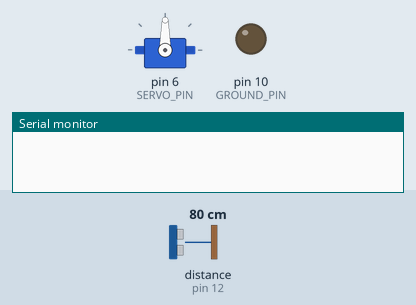
Recording of a sketch running on a simulated Arduino Uno, built with avr-gcc and run on an emulated ATmega328P. On the bench: servo, output pins drawn as LEDs (lit = HIGH), the last lines printed to the serial monitor. The inputs (shaded band) are chosen by the test bench; at power-on: distance to the obstacle (sensor on pin 12) 80 cm. The echo pulse lasts 58.3 µs per cm; pins used as bus, display or sensor lines are not drawn.

Above: at 0.1 s.
At 2.2 s:
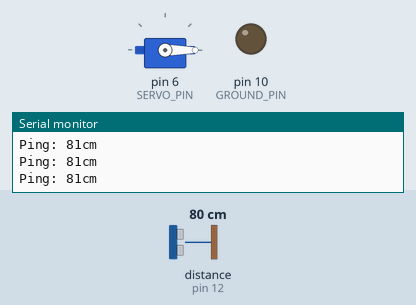
2.3 s: distance to the obstacle (sensor on pin 12) set to 12 cm
5.3 s: distance to the obstacle (sensor on pin 12) set to 9 cm
At 7.6 s:
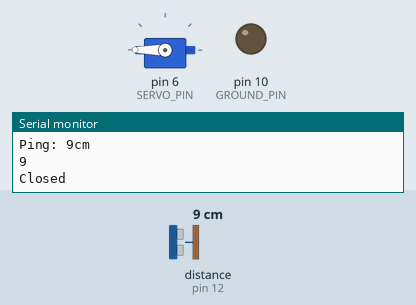
Timing chart, 0 to 14.3 s (numbered marks = the images above; inputs shaded):
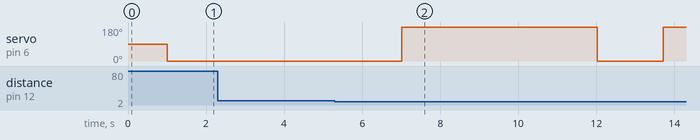

The sketch:

final_Copy_arduino_code__1_.ino
```cpp
// --------------------------------------------------------------------------------------
// APSC101 - 2020WT2
// Code for video Arduino 06  -  Servo + Serial Monitor and External Switch
//
//
// video located at:
//
//https://learning.video.ubc.ca/media/Arduino+06_+Servo%2C+Serial+Monitor+an
// d+External+Switch/0_6ebcb6w1
//
// This program controls a servo motor to go to two different
// positions according to the state of an input switch
// and shows switch & servo status on the screen of an attached
// computer, via the Arduino Serial Monitor.
// --------------------------------------------------------------------------------------
#include <Servo.h>  //include the servo library for this program Servo myservo;

/*

trigger: 11
echo: 12

joystick: 1
servo: 6

VCC: 13
ground: 10

*/

#include <NewPing.h>      // include the NewPing library for this program
#define VCC_PIN 13
#define TRIGGER_PIN 11    // sonar trigger pin will be attached to Arduino pin 12
#define ECHO_PIN 12       // sonar echo pint will be attached to Arduino pin 11
#define GROUND_PIN 10
#define MAX_DISTANCE 200  // fmaximum distance set to 200 cm

#define JOYSTICK_PIN 1
#define SERVO_PIN 6

NewPing sonar(TRIGGER_PIN, ECHO_PIN, MAX_DISTANCE); // initialize NewPing

Servo myservo;  //create servo object to control a servo

#define CLOSED 0
#define OPEN 1

#define CLOSE_DELAY 1000
#define OPEN_DELAY 1000

#define OPEN_POSITION 180
#define CLOSE_POSITION 0

bool claw = 1;

int joystickMax = 0;
int joystickMin = 1023;
int count = 0;
int low = 0;
bool lowB = false;


void setup() {

  Serial. begin(9600);      //set data transmission rate to communicate  with computer
  pinMode(8,INPUT_PULLUP);  //pin 8 forced to HIGH when there is no  external input.   //.      what is this pin used for?
  myservo.attach(SERVO_PIN);        // servo pin
//  myservo.write(60);       //tells servo to go to 60 degree position


  pinMode(ECHO_PIN, INPUT);
  pinMode(TRIGGER_PIN, OUTPUT);
  pinMode(GROUND_PIN, OUTPUT);    // tell pin 10 it is going to be an output
  pinMode(VCC_PIN, OUTPUT);       // tell pin 13 it is going to be an output

  pinMode(JOYSTICK_PIN, INPUT);
  pinMode(A1, INPUT);

  digitalWrite(GROUND_PIN,LOW);   // tell pin 10 to output LOW (OV, or ground)
  digitalWrite(VCC_PIN, HIGH);

  delay(1000);

}
void loop() {


  int DISTANCE_IN_CM = getDistance();
  unsigned long startTime;

  if (DISTANCE_IN_CM <= 10){
    Serial.println(DISTANCE_IN_CM);

    startTime = millis();
     while(millis()-startTime<1700){

    }

    myservo.write(180);
    Serial.println("Closed");

    startTime = millis();
    while(millis()-startTime<5000){

    }

  }

  myservo.write(0);

}
  //myservo.write(180);
  //toggle(DISTANCE_IN_CM, 5);
  //moveWithHeight(10, DISTANCE_IN_CM);//--chagne to send distnace first


  //moveWithJoystick();
  //find the angle of the servo which work - have to mount it


  //timerMode();

  //clawMode_toggleAtDistance(10,10);
  //toggle(DISTANCE_IN_CM, 10, 5000, 2000, 3000);


/*
Immediately opens the claw and keeps it open for openTime, then closes it for closeTime

*/
void timerMode(int openTime, int closeTime){


  myservo.write(OPEN_POSITION);
  delay(openTime);//open delay


  myservo.write(CLOSE_POSITION);
  delay(closeTime);//close delay


}


/*
Opens the claw after a delay if the claw is below the clawOPenHeight.
Closes the claw after a delay if the claw is below the clawCloseHeight

*/
void clawMode_toggleAtDistance(int clawOpenHeight, int clawCloseHeight){


  int distance = getDistance();

  if (claw == CLOSED && distance < clawOpenHeight){
    delay(OPEN_DELAY);//open delay
    myservo.write(0);
    claw = OPEN;
  }

  else if (distance<clawCloseHeight){
    delay(CLOSE_DELAY);//close delay
    myservo.write(180);
    claw = CLOSED;
  }

}

/*
Gets distance from the sonar and prints in to screen, and returns it in CM.

*/
int getDistance(){

  int distance = sonar.ping_cm();   // read the sonar sensor, using a variable
  Serial.print("Ping: ");                 //print “Ping:" on the computer display
  Serial.print(distance);           //print the value of the variable next
  Serial.println("cm");

  return distance;

}

/*
Moves the servo as a variable of the height. From the startHeight to 0.

*/
void moveWithHeight(int startHeight, int distance){

  int val;           // reads the value of the potentiometer (value between 0 and 1023)
  val = map(distance, 0, startHeight, 0, 180);     // scale it for use with the servo (value between 0 and 180)
  myservo.write(val);                  // sets the servo position according to the scaled value
  //delay(15);

}

/*
Moves the servo with the joystick

*/
void moveWithJoystick(){

  int joystick = analogRead(JOYSTICK_PIN);


 //joystickMax += joystick;

 if (joystickMax <= joystick){
   joystickMax = joystick;


 }
 else  if (joystickMin >= joystick){
   joystickMin = joystick;


 }


  Serial.print("JoystickMax: ");
  Serial.println(joystickMax);

  Serial.print("JoystickMin: ");
  Serial.println(joystickMin);
 count++;

 Serial.println(joystickMax/count);

  int val;
  val = map(joystick, 330, 610, 0, 180);

  /*if(joystick>360 && joystick <460){
    val = 90
;  }*/

  myservo.write(val);
  Serial.print("Joystick: ");
  Serial.print(joystick);
  Serial.print(", Servo: ");
  Serial.println(val);
  //delay(10);

}

/*
Opens the claw at toggleDistance. Closes the claw above toggle position

*/
void toggle(int distance, int toggleDistance, int closetime, int opentime, int threshold){

  if(distance < toggleDistance && !lowB) {
    low = millis();
    lowB = true;
  }
  if(lowB && distance > toggleDistance){
    lowB = false;
  }
  if(lowB && (threshold < millis() - low)){
    myservo.write(CLOSE_POSITION);      //servo position is 60 degrees
    delay(closetime);
    myservo.write(OPEN_POSITION);
    delay(opentime);
    Serial.print("OPEN");   //print the word "open"
    Serial.println("");     //print nothing, go to next line
  }

}
```

Measured:
- the behaviour switches between 11 and 10 cm on distance to the obstacle (sensor on pin 12) (found by bisection; images 1 and 2)
- after the input at 5.3 s, servo on pin 6 (SERVO_PIN): 0° → 180° after 1.7 s, → 0° 5.0 s later, → 180° 1.7 s later
